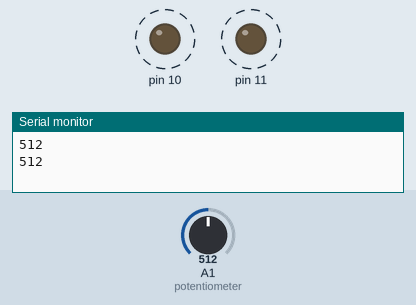
A sketch run on a simulated Arduino Uno, built with avr-gcc and run on an emulated ATmega328P. On the bench: output pins drawn as LEDs (lit = HIGH), the last lines printed to the serial monitor. Dashed ring = blinking. Inputs (shaded band) come from the test bench; at power-on: A1 (potentiometer) = 512.

Above: at 1.6 s.
1.7 s: A1 (potentiometer) set to 122
At 2.17 s:
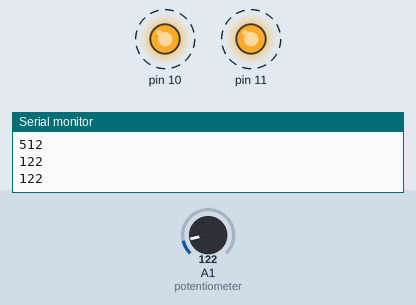
5.2 s: A1 (potentiometer) set to 0
At 5.31 s:
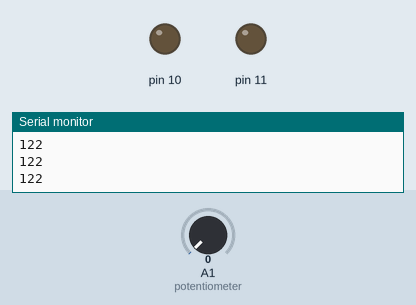
Timing chart, 0 to 14.7 s (numbered marks = the images above; inputs shaded):
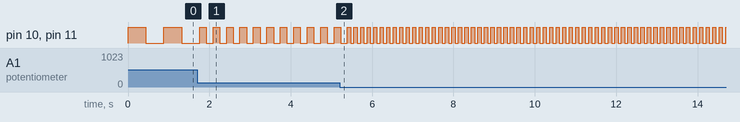

The sketch:

E1_Q2E1_Q2.ino
```cpp
void LED(int frequency);  //define function to turn on LES with different frequency

void setup() {
  // put your setup code here, to run once:
  pinMode(10, OUTPUT);
  pinMode(11, OUTPUT);
  pinMode(A1, INPUT);
  Serial.begin(750);
}

void loop() {
  // put your main code here, to run repeatedly:
  int potentiometerValue = analogRead(A1);  // Read analog value of potentiometer

  Serial.print(potentiometerValue);  //optional
  Serial.print("\n");                //optional

  int frequency = map(potentiometerValue, 0, 1023, 80, 800);  //change value range from (0,1023) to (80,800)

  LED(frequency);
}

void LED(int frequency) {
  digitalWrite(11, HIGH);
  digitalWrite(10, HIGH);
  delay(frequency);
  digitalWrite(11, LOW);
  digitalWrite(10, LOW);
  delay(frequency);
}
```

Measured:
- after the input at 1.7 s, pin 10, pin 11: alternates HIGH for 0.17 s and LOW for 0.17 s, starting after 0.23 s
- by itself, pin 10, pin 11: alternates HIGH for 0.44 s and LOW for 0.44 s
